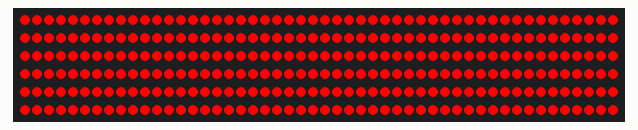
Bench run of a sketch on a simulated ESP8266 (NodeMCU). Parts: 300 RGB LEDs in strip order, left to right, continuing on the next row.

Above: at 0.17 s.
At 4.75 s:
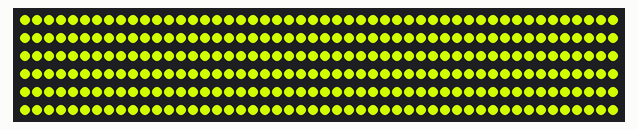
At 9.95 s:
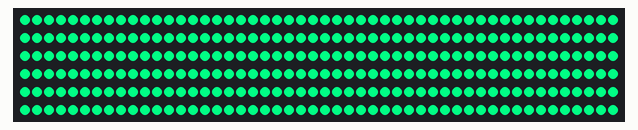
At 19.72 s:
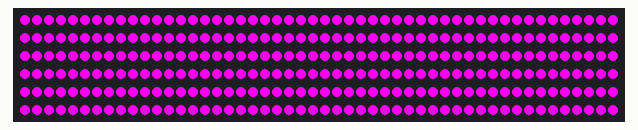
At 29.5 s:
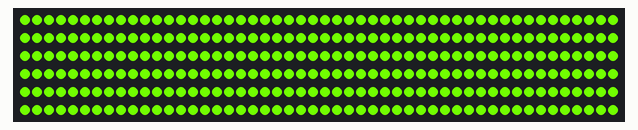
At 39.59 s:
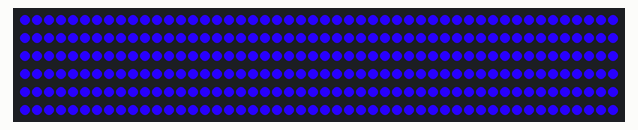

The sketch:

rainbow-2.ino
```cpp
#include <Adafruit_NeoPixel.h>
#define PIN       D6
#define NUMPIXELS 300
#define DELAY1     25
#define DELAY2     50
int colors[5][3] = {{255,0,0},{0,255,0},{0,255,255},{0,0,255},{255,0,255}};
int r = 255;
int g = 0;
int b = 0;
int rgb = 1;

Adafruit_NeoPixel pixels(NUMPIXELS, PIN, NEO_GRB + NEO_KHZ800);

void setup() {
  // put your setup code here, to run once:
  pixels.begin();
  for (int j = 0; j < NUMPIXELS;j++) {
    pixels.setPixelColor(j, pixels.Color(255, 0, 0));
  }
  pixels.show();
}

void loop() {
  if(rgb == 1)  {
    g++;
    if (g > 254) {
      rgb++;
    }
  }
  if(rgb == 2)  {
    r--;
    if (r < 1) {
      rgb++;
    }
  }
  if(rgb == 3) {
    b++;
    if (b > 254) {
      rgb++;
    }
  }
  if(rgb == 4) {
    g--;
    if (g < 1) {
      rgb++;
    }
  }
  if(rgb == 5) {
    r++;
    if (r > 254) {
      rgb++;
    }
  }
  if(rgb == 6) {
    b--;
    if (b < 1) {
      rgb = 1;
    }
  }
  for (int j = 0; j < NUMPIXELS;j++) {
    pixels.setPixelColor(j, pixels.Color(r, g, b));
  }
  pixels.show();
  delay(5);
}
```
